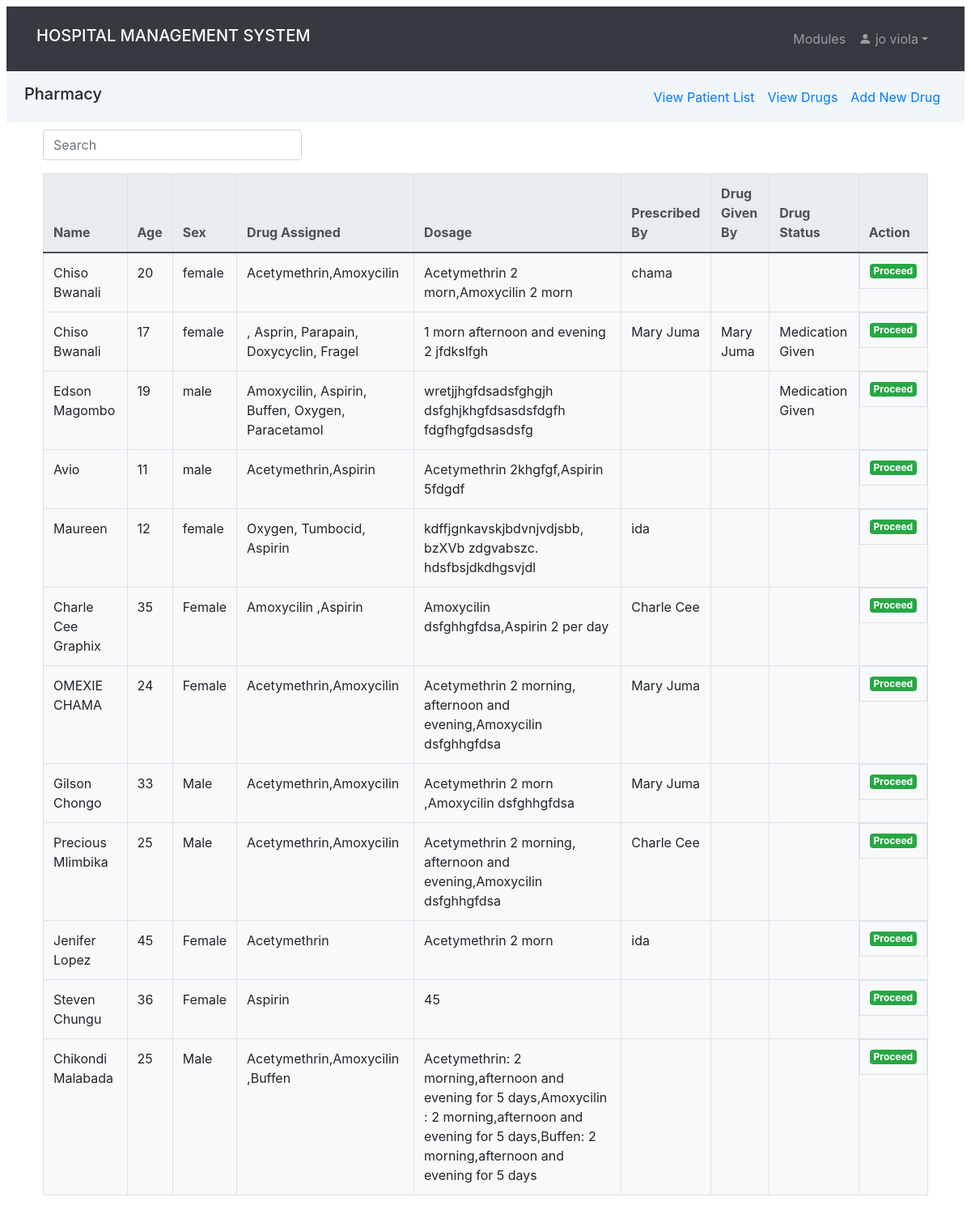
/pharmacy.php (signed in), run on an earlier commit of the app's database.
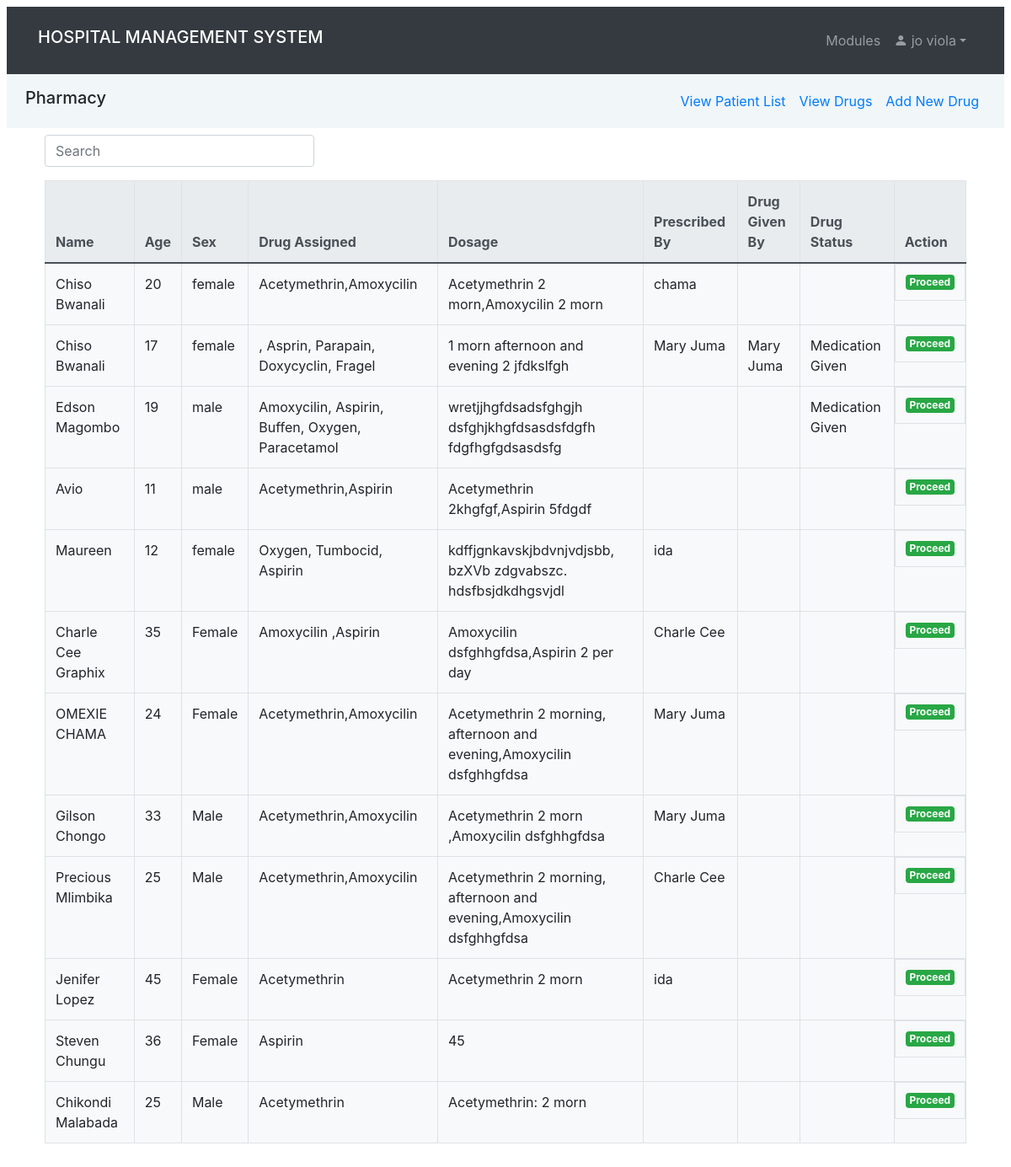
And on a later commit of the database.
### tables this page shows
CREATE TABLE `patient` (
  `id` int(11) NOT NULL,
  `name` varchar(100) NOT NULL,
  `date` date NOT NULL,
  `gender` varchar(10) NOT NULL,
  `age` int(2) NOT NULL,
  `address` text NOT NULL,
  `next_of_kin` varchar(100) NOT NULL,
  `religion` varchar(100) NOT NULL,
  `occupation` varchar(100) NOT NULL,
  `others` text DEFAULT NULL,
  `symptoms` text DEFAULT NULL,
  `treatment_plan` text DEFAULT NULL,
  `measurement` text DEFAULT NULL,
  `examination` text DEFAULT NULL,
  `disease` text DEFAULT NULL,
  `bio_history` text DEFAULT NULL,
  `drug` text NOT NULL,
  `dosage` text NOT NULL,
  `drug_given_by` text NOT NULL,
  `discharge_status` text DEFAULT NULL,
  `drug_status` text NOT NULL,
  `prescribed_by` text DEFAULT NULL,
  `prescribed_on` text DEFAULT NULL,
  `total_bills` int(15) DEFAULT NULL,
  `status` text NOT NULL DEFAULT 'not paid',
  `tests` text DEFAULT NULL,
  `ward_bed` text DEFAULT NULL,
  `discharge_date` date DEFAULT NULL,
  `lab_results` text DEFAULT NULL,
  `lab_price` int(30) DEFAULT NULL,
  `rad_price` int(30) DEFAULT NULL
);

### pharmacy.php (the view, shortened to what this page needs)
<?php
if (isset($_SESSION['id']) && isset($_SESSION['uname'])) {
    include "unavbar.php";
    include "comfig.php";
?>
<!DOCTYPE html>
<html>
<head>
    <link rel="stylesheet" href="https://maxcdn.bootstrapcdn.com/bootstrap/4.5.2/css/bootstrap.min.css">
</head>
<body class="p-2">
    <nav class="navbar navbar-expand" style="background-color:#F1F6F9;">
        <div class="container">
            <h3 class="navbar-brand">Pharmacy</h3>
            <div class="collapse navbar-collapse" id="navmenu">
                <ul class="navbar-nav ms-auto">
                <li class="nav-item dropdown">
                        <a href="#view" class="nav-link p-2 active" data-toggle="tab" id="viewPatientBtn">View Patient List</a>
                    </li>
                    <li class="nav-item dropdown">
                        <a href="drug_list.php" class ="nav-link p-2" >View Drugs</a>
                    </li>
                    <li class="nav-item dropdown">
                        <a href="add_drug.php" class="nav-link p-2">Add New Drug</a>
                    </li>
                </ul>
            </div>
        </div>
    </nav>
    <div class="container">
        <div class="tab-content">
        <div class="tab-pane fade show active" id="view">
        <div class="container p-2">
                    <input class="form-control me-1" id="myInput" style="width:100%; max-width:20rem" type="text" placeholder="Search" aria-label="Search">
        </div>
        <div class="p-2">
        <div class="row">
		<div class="col-md-12">
        <table class="table table-bordered bg-light" id='myInput'>
            <thead class="thead-light">
                <tr>
                    <th>Name</th>
                    <th>Age</th>
                    <th>Sex</th>
                    <th>Drug Assigned</th>
                    <th>Dosage</th>
                    <th>Prescribed By</th>
                    <th>Drug Given By</th>
                    <th>Drug Status</th>
                    <th>Action</th>
                </tr>
            </thead>
            <tbody>
                <?php
                $sql = "SELECT * FROM patient WHERE drug != '' AND dosage != '' ORDER BY id ASC";
                $result = $mysqli->query($sql);
                if ($result->num_rows > 0) {
                    while ($row = $result->fetch_assoc()) {
                        ?>
                        <tr>
                            <td><?php echo $row["name"]; ?></td>
                            <td><?php echo $row["age"]; ?></td>
                            <td><?php echo $row["gender"]; ?></td>
                            <td><?php echo $row["drug"]; ?></td>
                            <td><?php echo $row["dosage"]; ?></td>
                            <td><?php echo $row["prescribed_by"]; ?></td>
                            <td><?php echo $row["drug_given_by"]; ?></td>
                            <td><?php echo $row["drug_status"]; ?></td>
                            <td class='btn-group btn-group-justified'>
                                <a href='drug_given.php?add_medication=<?php echo $row["id"]; ?>' class='badge bg-success'>Proceed</a>
                            </td>
                        </tr>
                        <?php
                    }
                } else {
                    echo "<tr><td colspan='12' class='text-center'>No patients found</td></tr>";
                }
                ?>
            </tbody>
        </table>
        </div>
        </div>
        </div>
    </div>
</div>
            </div>
</body>
</html>
<?php
    } else {
        header("Location: home.php");
        exit();
    }
?>

What changed in the data, as far as the page shows it:
changed patient "Chikondi Malabada": drug "Acetymethrin,Amoxycilin ,Buffen" → "Acetymethrin"; dosage "Acetymethrin: 2 morning,afternoon and evening for 5 days,Amoxycilin : 2 morning,afternoon and evening for 5 days,Buffen: 2 morning,afternoon and evening for 5 days" → "Acetymethrin: 2 morn"
